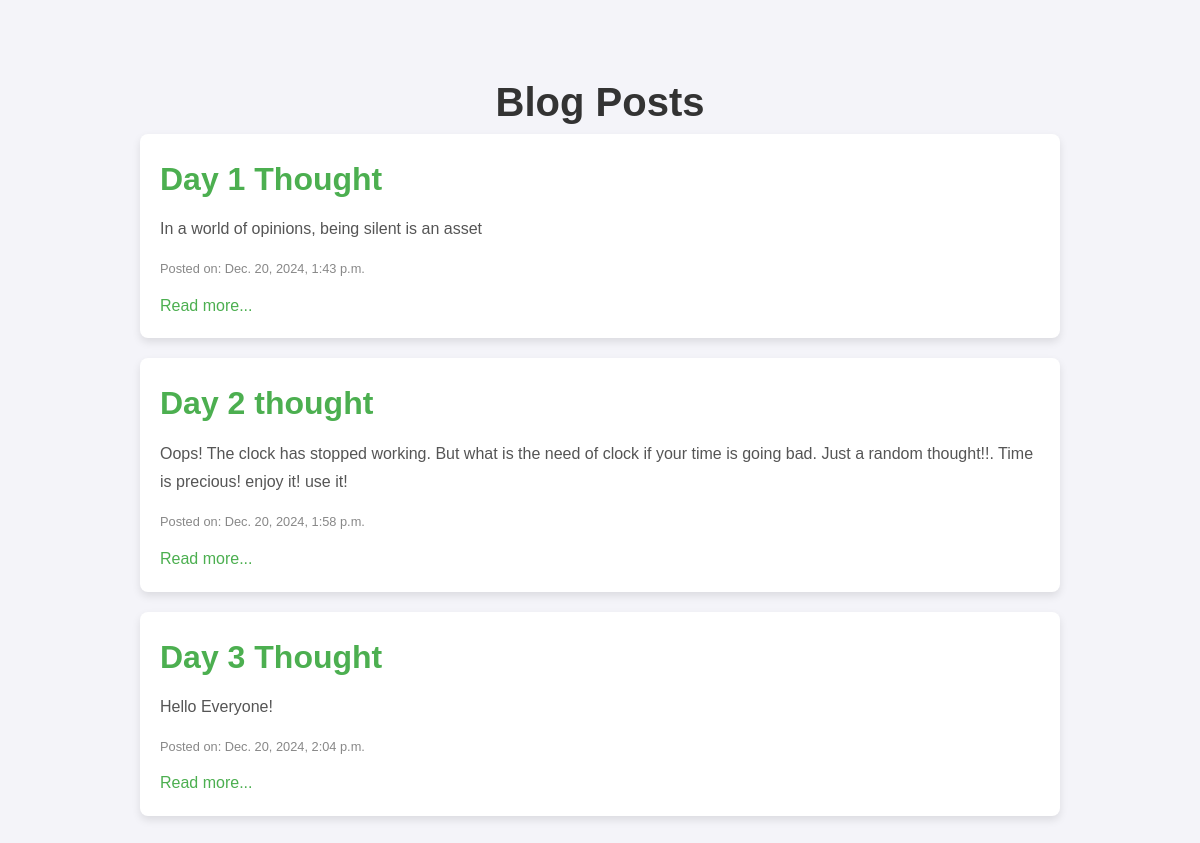
The page / on the database its author committed.
### blog/models.py (models this page shows, shortened)
class Post(models.Model):
    title = models.CharField(max_length=200)
    content = models.TextField()
    date_posted = models.DateTimeField(auto_now_add=True)

### blog/views.py (the view)
# urls.py: path('', views.home, name='blog-home'),
def home(request):
    posts = Post.objects.all()  # Get all posts from the database
    return render(request, 'blog/home.html', {'posts': posts})

### blog/templates/blog/home.html (shortened to what this page needs)
<!DOCTYPE html>
<html lang="en">
<head>
    {% load static %}
    <link rel="stylesheet" href="{% static 'blog/styles.css' %}">
</head>
<body>
    <div class="container">
        <h1>Blog Posts</h1>
        <div class="posts">
            {% for post in posts %}
                <div class="post">
                    <h2>{{ post.title }}</h2>
                    <p>{{ post.content|truncatewords:40 }}</p>
                    <p><small>Posted on: {{ post.date_posted }}</small></p>
                    <a href="#">Read more...</a>
                </div>
            {% empty %}
                <p>No blog posts available.</p>
            {% endfor %}
        </div>
    </div>
</body>
</html>

### blog/static/blog/styles.css (style rules this page uses)
* { margin: 0; padding: 0; box-sizing: border-box; }
body { font-family: Arial, sans-serif; line-height: 1.6; background-color: #f4f4f9; color: #333; }
h1 { text-align: center; color: #333; margin-top: 50px; font-size: 2.5rem; }
.container { width: 80%; margin: 0 auto; padding: 20px; }
.post { background-color: #fff; border-radius: 8px; box-shadow: 0 4px 8px rgba(0, 0, 0, 0.1); margin-bottom: 20px; padding: 20px; }
.post h2 { color: #4CAF50; font-size: 2rem; margin-bottom: 10px; }
.post p { color: #555; font-size: 1rem; line-height: 1.8; margin-bottom: 10px; }
.post small { font-size: 0.8rem; color: #888; }
.post a { color: #4CAF50; text-decoration: none; }

### rows shown on the page
Post: title "Day 1 Thought", content "In a world of opinions, being silent is an asset", date_posted "Dec. 20, 2024, 1:43 p.m."
Post: title "Day 2 thought", content "Oops! The clock has stopped working. But what is the need of clock if your time is going bad. Just a random thought!!. Time is precious! enjoy it! use it!", date_posted "Dec. 20, 2024, 1:58 p.m."
Post: title "Day 3 Thought", content "Hello Everyone!", date_posted "Dec. 20, 2024, 2:04 p.m."
